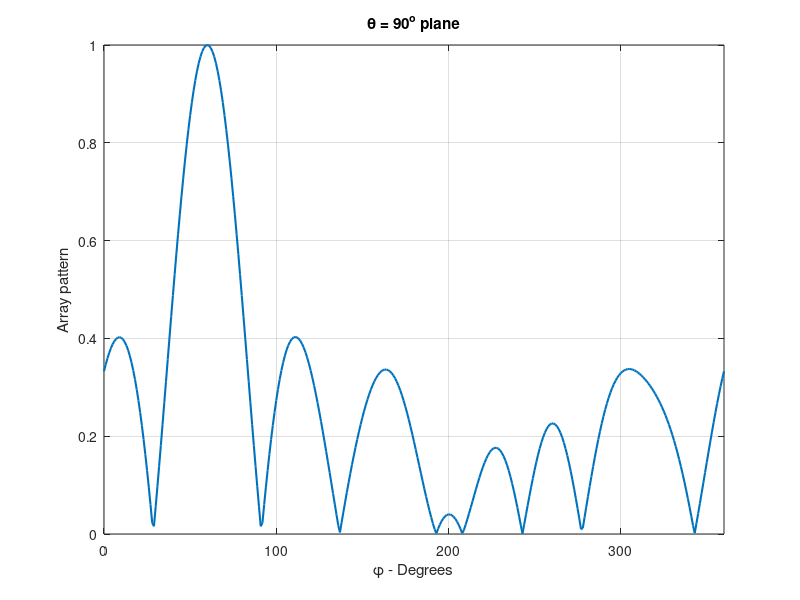
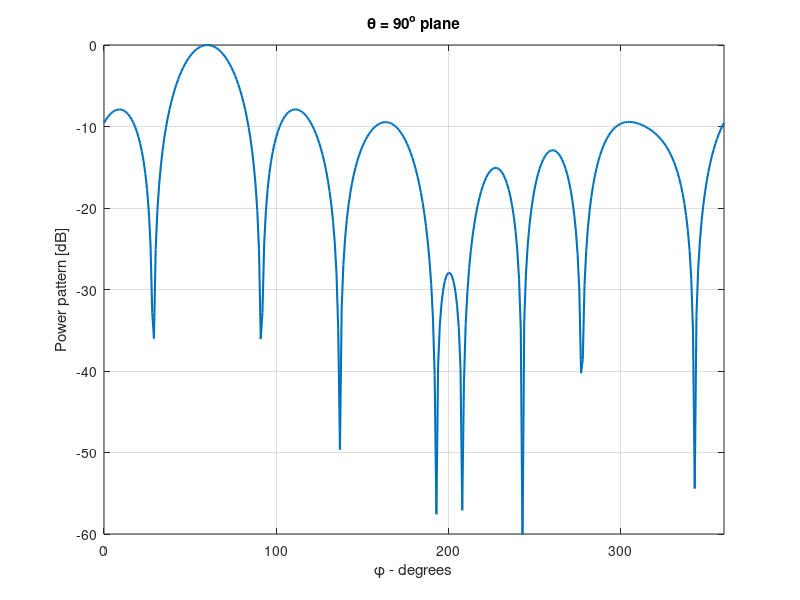
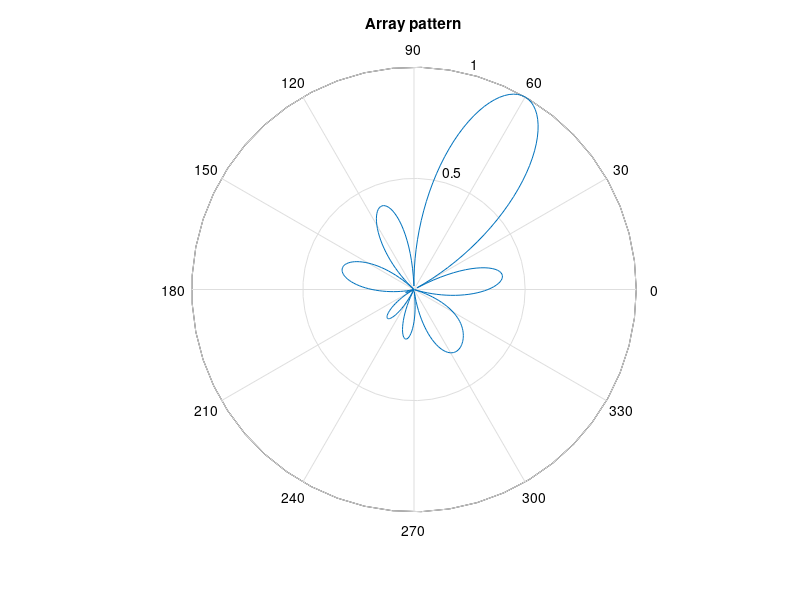
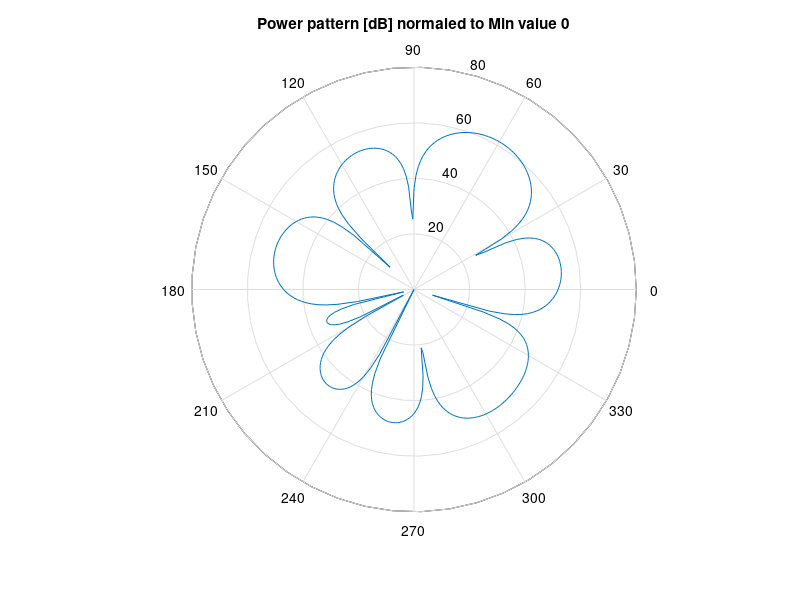

The MATLAB script that drew these images, in order:
%Circular Array in the x-y plane
% Element is a short dipole antenna parallel to the z axis
% 2D Radiation Patterns for fixed phi or fixed theta
% dB polar plots uses the polardb.m file
%
%%%% Element expression needs to be modified if different
%%%% than a short dipole antenna along the z axis
%
clear all
clf
close all
%
% ==== Input Parameters ====
a = 1.; % radius of the circle
N = 10; % number of Elements of the circular array
theta0 = 45; % main beam Theta direction
phi0 = 60; % main beam Phi direction
% Theta or Phi variations for the calculations of the far field pattern
Variations = 'Phi'; % Correct selections are 'Theta' or 'Phi'
phid = 60; % constant phi plane for theta variations
thetad = 45; % constant theta plane for phi variations
% ==== End of Input parameters section ====
%
dtr = pi/180; % conversion factors
rtd = 180/pi;
phi0r = phi0*dtr;
theta0r = theta0*dtr;
lambda = 1;
k = 2*pi/lambda;
ka = k*a; % Wavenumber times the radius
jka = j*ka;
I(1:N) = 1; % Elements excitation Amplitude and Phase
alpha(1:N) =0;
for n = 1:N % Element positions Uniformly distributed along the circle
    phin(n) = 2*pi*n/N;
end
%
switch Variations
    case 'Theta'
        phir = phid*dtr; % Pattern in a constant Phi plane
        i = 0;
        for theta = 0.001:1:181
            i = i+1;
            thetar(i) = theta*dtr;
            angled(i) = theta; angler(i) = thetar(i);
            Arrayfactor(i) = 0;
            for n = 1:N
                Arrayfactor(i) = Arrayfactor(i) + I(n)*exp(j*alpha(n)) ...
                    * exp( jka*(sin(thetar(i))*cos(phir -phin(n))) ...
                    -jka*(sin(theta0r )*cos(phi0r-phin(n))) );
            end
            Arrayfactor(i) = abs(Arrayfactor(i));
            Element(i) = abs(sin(thetar(i)+0*dtr)); % use the abs function to avoid
        end
    case 'Phi'
        thetar = thetad*dtr; % Pattern in a constant Theta plane
        i = 0;
        for phi = 0.001:1:361
            i = i+1;
            phir(i) = phi*dtr;
            angled(i) = phi; angler(i) = phir(i);
            Arrayfactor(i) = 0;
            for n = 1:N
                Arrayfactor(i) = Arrayfactor(i) + I(n)*exp(j*alpha(n)) ...
                    * exp( jka*(sin(thetar )*cos(phir(i)-phin(n))) ...
                    -jka*(sin(theta0r)*cos(phi0r -phin(n))) );
            end
            Arrayfactor(i) = abs(Arrayfactor(i));
            Element(i) = abs(sin(thetar+0*dtr)); % use the abs function to avoid
        end
end
angler = angled*dtr;
Element = Element/max(Element);
Array = Arrayfactor/max(Arrayfactor);
ArraydB = 20*log10(Array);
EtotalR =(Element.*Arrayfactor)/max(Element.*Arrayfactor);
EtotalRdB = 20*log10(EtotalR);
%
figure(1)
plot(angled,Array,'linewidth',1.5)
ylabel('Array pattern')
grid
switch Variations
    case 'Theta'
        axis ([0 180 0 1 ])
        % theta = theta +pi/2;
        xlabel('\theta - Degrees')
        title ( '\phi = 90^o plane')
    case 'Phi'
        axis ([0 360 0 1 ])
        xlabel('\phi - Degrees')
        title ( '\theta = 90^o plane')
end
%
figure(2)
plot(angled,ArraydB,'linewidth',1.5)
%axis ([-1 1 -60 0])
ylabel('Power pattern [dB]')
grid;
switch Variations
    case 'Theta'
        axis ([0 180 -60 0 ])
        xlabel('Theta [Degrees]')
        title ( '\phi = 90^o plane')
    case 'Phi'
        axis ([0 360 -60 0 ])
        xlabel('\phi - degrees')
        title ( '\theta = 90^o plane')
end
%
figure(3)
polar(angler,Array)
title ('Array pattern')
%
figure(4)
% polardb(angler,Array)
polar(angler,ArraydB - min(ArraydB))
title ('Power pattern [dB] normaled to Min value 0')
%
% the plots provided above are for the array factor based on the circular
% array plots for other patterns such as those for the antenna element
% (Element)or the total pattern (Etotal based on Element*Arrayfactor) can
% also be displayed by the user as all these patterns are already computed
% above.
%
figure(10)
subplot(2,2,1)
% polardb (angler,Element,'b-'); % rectangular plot of element pattern
polar(angler,Element,'b-')
title('Element normalized E field [dB]')
subplot(2,2,2)
% polardb(angler,Array,'b-')
polar(angler,ArraydB - min(ArraydB),'b-')

title(' Array Factor normalized [dB] normaled to Min value 0')
subplot(2,2,3)
% polardb(angler,EtotalR,'b-'); % polar plot
polar(angler,EtotalRdB - min(EtotalRdB),'b-'); % polar plot
title('Total normalized E field [dB] normaled to Min value 0')